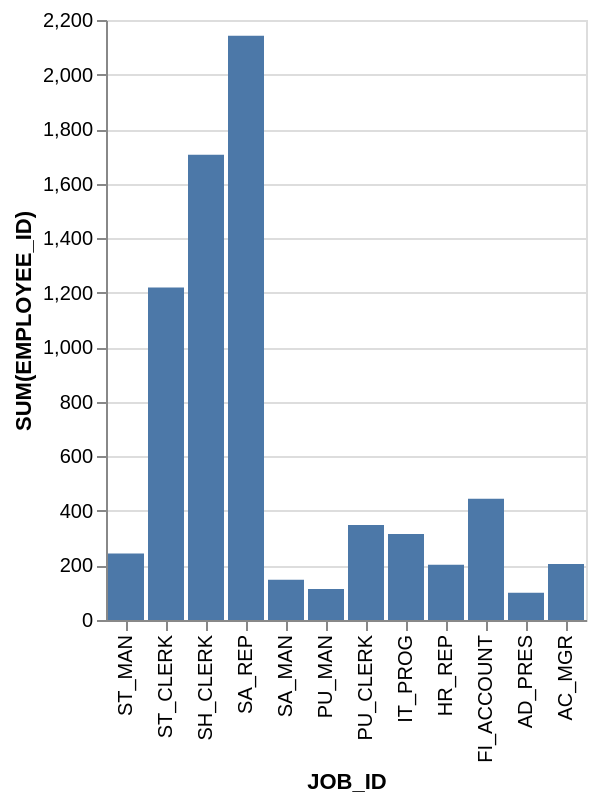

Source (Vega-Lite JSON):
### Vega-Lite specification from a JSON file in a GitHub repository (floating-point values rounded to 4 significant figures)
{"data": {"values": [{"x_data": "ST_MAN", "y_data": 244}, {"x_data": "ST_CLERK", "y_data": 1219}, {"x_data": "SH_CLERK", "y_data": 1706}, {"x_data": "SA_REP", "y_data": 2142}, {"x_data": "SA_MAN", "y_data": 148}, {"x_data": "PU_MAN", "y_data": 114}, {"x_data": "PU_CLERK", "y_data": 348}, {"x_data": "IT_PROG", "y_data": 315}, {"x_data": "HR_REP", "y_data": 203}, {"x_data": "FI_ACCOUNT", "y_data": 445}, {"x_data": "AD_PRES", "y_data": 100}, {"x_data": "AC_MGR", "y_data": 205}]}, "mark": "bar", "encoding": {"x": {"field": "x_data", "type": "nominal", "title": "JOB_ID", "sort": "descending"}, "y": {"field": "y_data", "type": "quantitative", "title": "SUM(EMPLOYEE_ID)"}}}
